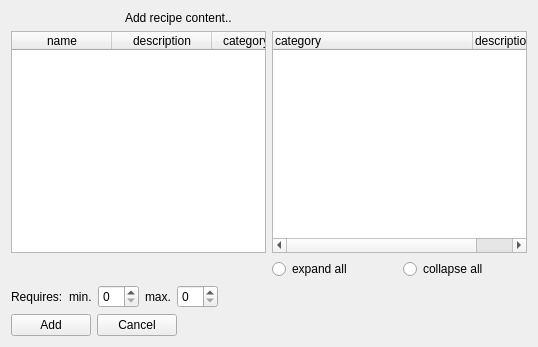
<?xml version="1.0" encoding="UTF-8"?>
<ui version="4.0">
 <class>recipe_content_add_form</class>
 <widget class="QWidget" name="recipe_content_add_form">
  <property name="geometry">
   <rect>
    <x>0</x>
    <y>0</y>
    <width>538</width>
    <height>347</height>
   </rect>
  </property>
  <property name="windowTitle">
   <string>Add recipe content</string>
  </property>
  <layout class="QGridLayout" name="gridLayout">
   <item row="5" column="0">
    <layout class="QHBoxLayout" name="horizontalLayout">
     <item>
      <widget class="QPushButton" name="link">
       <property name="text">
        <string>Add</string>
       </property>
       <property name="form" stdset="0">
        <string notr="true">recipe_content</string>
       </property>
       <property name="global.recipeState" stdset="0">
        <string notr="true">{recipe.state}</string>
       </property>
       <property name="global.categoryState" stdset="0">
        <string notr="true">{category.state}</string>
       </property>
       <property name="global.recipe_id" stdset="0">
        <string notr="true">{recipe.id}</string>
       </property>
       <property name="global.category_id" stdset="0">
        <string notr="true">{category.id}</string>
       </property>
       <property name="action" stdset="0">
        <string>create</string>
       </property>
       <property name="doctype" stdset="0">
        <string notr="true">RecipeContent.simpleform</string>
       </property>
       <property name="rootelement" stdset="0">
        <string notr="true">RecipeContent</string>
       </property>
      </widget>
     </item>
     <item>
      <widget class="QPushButton" name="cancel">
       <property name="text">
        <string>Cancel</string>
       </property>
       <property name="form" stdset="0">
        <string notr="true">recipe_content</string>
       </property>
       <property name="global.recipeState" stdset="0">
        <string notr="true">{recipe.state}</string>
       </property>
       <property name="global.categoryState" stdset="0">
        <string notr="true">{category.state}</string>
       </property>
      </widget>
     </item>
     <item>
      <spacer name="horizontalSpacer">
       <property name="orientation">
        <enum>Qt::Horizontal</enum>
       </property>
       <property name="sizeHint" stdset="0">
        <size>
         <width>40</width>
         <height>20</height>
        </size>
       </property>
      </spacer>
     </item>
    </layout>
   </item>
   <item row="0" column="0">
    <layout class="QHBoxLayout" name="horizontalLayout_2">
     <item>
      <widget class="QLabel" name="label_2">
       <property name="maximumSize">
        <size>
         <width>32</width>
         <height>32</height>
        </size>
       </property>
       <property name="text">
        <string/>
       </property>
      </widget>
     </item>
     <item>
      <widget class="QLabel" name="label_3">
       <property name="maximumSize">
        <size>
         <width>32</width>
         <height>32</height>
        </size>
       </property>
       <property name="text">
        <string/>
       </property>
       <property name="pixmap">
        <pixmap resource="../qtclient.qrc">:/images/link_add.png</pixmap>
       </property>
      </widget>
     </item>
     <item>
      <widget class="QLabel" name="label_4">
       <property name="maximumSize">
        <size>
         <width>32</width>
         <height>32</height>
        </size>
       </property>
       <property name="text">
        <string/>
       </property>
       <property name="pixmap">
        <pixmap resource="../qtclient.qrc">:/images/folders.png</pixmap>
       </property>
      </widget>
     </item>
     <item>
      <widget class="QLabel" name="label">
       <property name="text">
        <string>Add recipe content..</string>
       </property>
      </widget>
     </item>
    </layout>
   </item>
   <item row="2" column="0">
    <layout class="QGridLayout" name="gridLayout_2">
     <item row="2" column="1">
      <layout class="QHBoxLayout" name="horizontalLayout_4">
       <item>
        <widget class="QRadioButton" name="ignore_expand_feats">
         <property name="text">
          <string>expand all</string>
         </property>
        </widget>
       </item>
       <item>
        <widget class="QRadioButton" name="ignore_collapse_feats">
         <property name="text">
          <string>collapse all</string>
         </property>
        </widget>
       </item>
      </layout>
     </item>
     <item row="0" column="1">
      <widget class="QTreeWidget" name="category">
       <property name="itemsExpandable">
        <bool>true</bool>
       </property>
       <property name="doctype" stdset="0">
        <string notr="true">CategoryHierarchyRequest.simpleform</string>
       </property>
       <property name="rootelement" stdset="0">
        <string notr="true">category</string>
       </property>
       <property name="state" stdset="0">
        <string notr="true">{global.categoryState}</string>
       </property>
       <property name="action" stdset="0">
        <string notr="true">read</string>
       </property>
       <attribute name="headerDefaultSectionSize">
        <number>200</number>
       </attribute>
       <column>
        <property name="text">
         <string>category</string>
        </property>
       </column>
       <column>
        <property name="text">
         <string>description</string>
        </property>
       </column>
      </widget>
     </item>
     <item row="2" column="0">
      <layout class="QHBoxLayout" name="horizontalLayout_3"/>
     </item>
     <item row="0" column="0">
      <widget class="QTableWidget" name="recipe">
       <property name="horizontalScrollBarPolicy">
        <enum>Qt::ScrollBarAlwaysOff</enum>
       </property>
       <property name="alternatingRowColors">
        <bool>true</bool>
       </property>
       <property name="selectionMode">
        <enum>QAbstractItemView::SingleSelection</enum>
       </property>
       <property name="selectionBehavior">
        <enum>QAbstractItemView::SelectRows</enum>
       </property>
       <property name="showGrid">
        <bool>true</bool>
       </property>
       <property name="gridStyle">
        <enum>Qt::DotLine</enum>
       </property>
       <property name="sortingEnabled">
        <bool>true</bool>
       </property>
       <property name="doctype" stdset="0">
        <string notr="true">RecipeListRequest.simpleform</string>
       </property>
       <property name="rootelement" stdset="0">
        <string notr="true">recipe</string>
       </property>
       <property name="state" stdset="0">
        <string notr="true">{global.recipeState}</string>
       </property>
       <property name="action" stdset="0">
        <string notr="true">read</string>
       </property>
       <attribute name="horizontalHeaderShowSortIndicator" stdset="0">
        <bool>true</bool>
       </attribute>
       <attribute name="verticalHeaderStretchLastSection">
        <bool>false</bool>
       </attribute>
       <column>
        <property name="text">
         <string>name</string>
        </property>
       </column>
       <column>
        <property name="text">
         <string>description</string>
        </property>
       </column>
       <column>
        <property name="text">
         <string>categoryName</string>
        </property>
       </column>
       <column>
        <property name="text">
         <string>creationDate</string>
        </property>
       </column>
       <column>
        <property name="text">
         <string>comment</string>
        </property>
       </column>
      </widget>
     </item>
    </layout>
   </item>
   <item row="3" column="0">
    <layout class="QFormLayout" name="formLayout">
     <property name="fieldGrowthPolicy">
      <enum>QFormLayout::AllNonFixedFieldsGrow</enum>
     </property>
     <item row="1" column="0">
      <widget class="QLabel" name="label_requires">
       <property name="text">
        <string>Requires:</string>
       </property>
      </widget>
     </item>
     <item row="1" column="1">
      <layout class="QHBoxLayout" name="horizontalLayout_5">
       <item>
        <widget class="QLabel" name="label_min_requires">
         <property name="text">
          <string>min.</string>
         </property>
         <property name="buddy">
          <cstring>min_requires</cstring>
         </property>
        </widget>
       </item>
       <item>
        <widget class="QSpinBox" name="min_requires"/>
       </item>
       <item>
        <widget class="QLabel" name="label_max_requires">
         <property name="text">
          <string>max.</string>
         </property>
         <property name="buddy">
          <cstring>max_requires</cstring>
         </property>
        </widget>
       </item>
       <item>
        <widget class="QSpinBox" name="max_requires"/>
       </item>
       <item>
        <spacer name="horizontalSpacer_2">
         <property name="orientation">
          <enum>Qt::Horizontal</enum>
         </property>
         <property name="sizeHint" stdset="0">
          <size>
           <width>40</width>
           <height>20</height>
          </size>
         </property>
        </spacer>
       </item>
      </layout>
     </item>
    </layout>
   </item>
  </layout>
 </widget>
 <tabstops>
  <tabstop>recipe</tabstop>
  <tabstop>category</tabstop>
  <tabstop>ignore_expand_feats</tabstop>
  <tabstop>ignore_collapse_feats</tabstop>
  <tabstop>min_requires</tabstop>
  <tabstop>max_requires</tabstop>
  <tabstop>link</tabstop>
  <tabstop>cancel</tabstop>
 </tabstops>
 <resources>
  <include location="../qtclient.qrc"/>
  <include location="../qtclient.qrc"/>
 </resources>
 <connections>
  <connection>
   <sender>ignore_expand_feats</sender>
   <signal>clicked()</signal>
   <receiver>category</receiver>
   <slot>expandAll()</slot>
   <hints>
    <hint type="sourcelabel">
     <x>396</x>
     <y>267</y>
    </hint>
    <hint type="destinationlabel">
     <x>305</x>
     <y>172</y>
    </hint>
   </hints>
  </connection>
  <connection>
   <sender>ignore_collapse_feats</sender>
   <signal>clicked()</signal>
   <receiver>category</receiver>
   <slot>collapseAll()</slot>
   <hints>
    <hint type="sourcelabel">
     <x>526</x>
     <y>267</y>
    </hint>
    <hint type="destinationlabel">
     <x>446</x>
     <y>172</y>
    </hint>
   </hints>
  </connection>
 </connections>
</ui>
